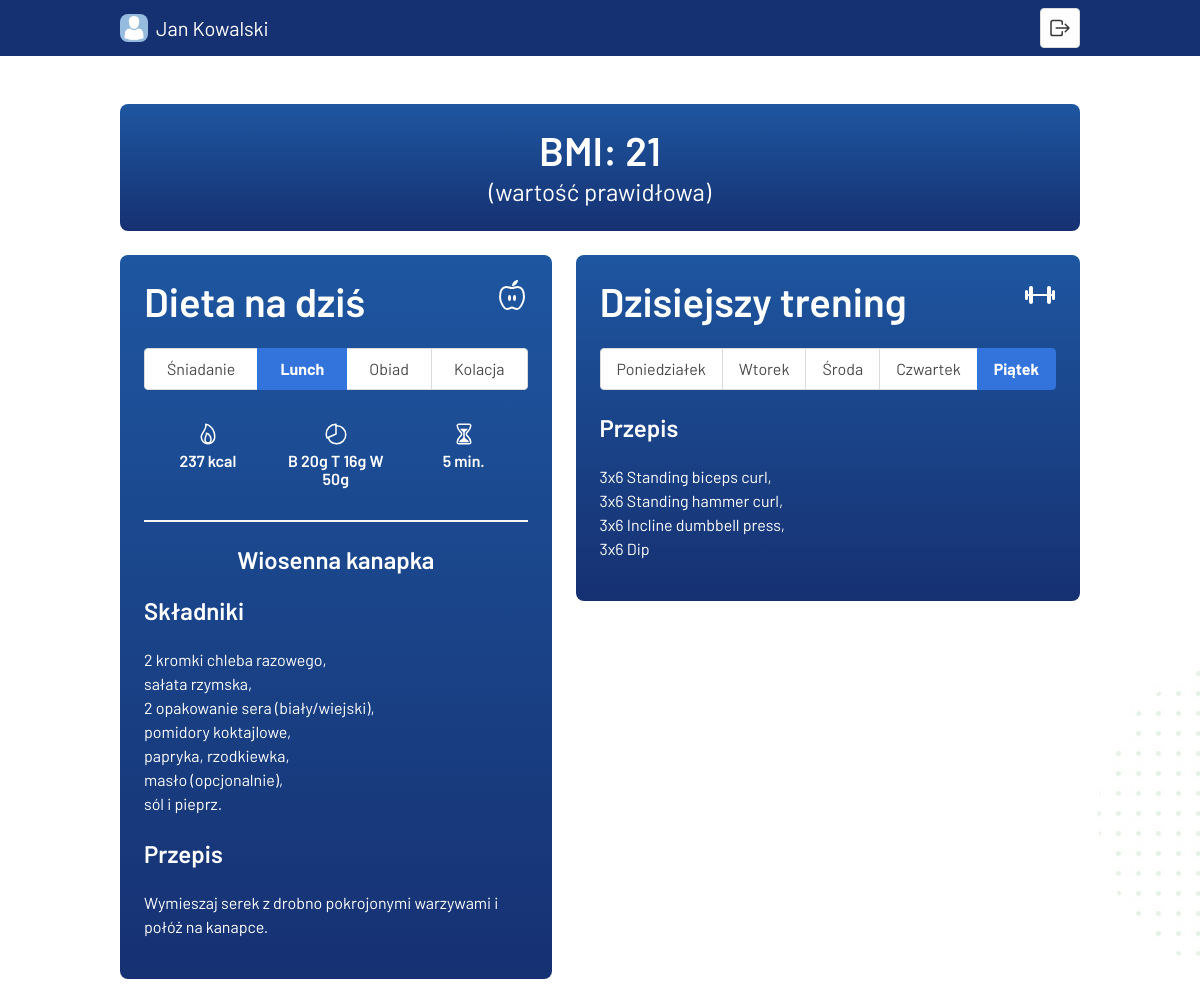
The app's page /public/userpage/index (signed in) with its own data.
### tables this page shows
CREATE TABLE `Uzytkownik` (
  `idUzytkownik` int(11) NOT NULL,
  `imieNazwisko` varchar(128) NOT NULL,
  `email` varchar(32) NOT NULL,
  `haslo` varchar(256) NOT NULL,
  `waga` int(11) NOT NULL,
  `wzrost` int(11) NOT NULL,
  `bmi` int(11) NOT NULL,
  `dieta` int(3) NOT NULL COMMENT '1/2/3',
  `trening` int(11) NOT NULL COMMENT '1: +, 0: -'
);

CREATE TABLE `Posilek` (
  `idPosilek` int(11) NOT NULL,
  `nazwa` varchar(64) NOT NULL,
  `poraDnia` varchar(32) NOT NULL,
  `produkty` varchar(512) NOT NULL,
  `kalorie` int(11) NOT NULL,
  `bialko` int(11) NOT NULL,
  `tluszcze` int(11) NOT NULL,
  `weglowodany` int(11) NOT NULL,
  `przepis` varchar(1512) NOT NULL,
  `czas` int(11) NOT NULL
);

CREATE TABLE `Trening` (
  `idTrening` int(11) NOT NULL,
  `cel` tinyint(1) NOT NULL COMMENT '1: +, 0: -',
  `poniedzialek` varchar(512) NOT NULL,
  `wtorek` varchar(512) NOT NULL,
  `sroda` varchar(512) NOT NULL,
  `czwartek` varchar(512) NOT NULL,
  `piatek` varchar(512) NOT NULL,
  `sobota` varchar(512) NOT NULL
);

### app/core/controller.php (called while the page is built, shortened)
<?php
class Controller
{
    protected function loadModel($model)
    {
        return new $model();
    }
    protected function loadView($view)
    {
        require_once '../app/views/' . $view . '.php';
    }
}

### app/controllers/userpage.php (called while the page is built, shortened)
<?php
require_once '../app/core/database.php';
class UserPage extends Controller
{
    private $model;
    function __construct()
    {
        $this->model = $this->loadModel("user");
    }
    public function index()
    {
        $this->loadView('userpage/index');
    }
    public function getBmiStatus()
    {
        return $this->model->checkBmiStatus();
    }
    public function getUserInfo($info)
    {
        return $this->model->getUserInfo($info);
    }
    public function getMealInfo($meal, $info)
    {
        return $this->model->getMealInfo($meal, $info);
    }
    public function getWorkoutInfo($day)
    {
        return $this->model->getWorkoutInfo($day);
    }
    public function isLoggedIn()
    {
        return $this->model->isLoggedIn();
    }
}

### app/core/app.php (called while the page is built, shortened)
<?php
class App
{
    private $method = 'index';
    public function __construct()
    {
        $CONTROLLER_PATH = '../app/controllers/';
        $url = $this->parseUrl();
        if (isset($url[0])) {
            if (file_exists($CONTROLLER_PATH . $url[0] . '.php')) {
                unset($url[0]);
            }
        }
        $this->controller = new $this->controller;
        if (isset($url[1])) {
            if (method_exists($this->controller, $url[1])) {
                $this->method = $url[1];
                unset($url[1]);
            }
        }
        $this->params = $url ? array_values($url) : [];
        call_user_func_array([$this->controller, $this->method], $this->params);
    }
    private function parseUrl()
    {
        if (isset($_GET['url'])) {
            $url = rtrim($_GET['url'], '/');
            $url = filter_var($url, FILTER_SANITIZE_URL);
            $url = explode('/', $url);
            return $url;
        }
    }
}

### public/index.php (called while the page is built, shortened)
<?php
$app = new App;

### app/models/user.php (called while the page is built, shortened)
<?php
class User
{
    private $db;
    public function __construct()
    {
        $dbhost = 'localhost';
        $dbuser = 'root';
        $dbpass = '';
        $dbname = 'bfbh';
        $this->db = new Database($dbhost, $dbuser, $dbpass, $dbname);
    }
    public function getDatabase()
    {
        return $this->db;
    }
    public function checkBmiStatus()
    {
        $query = "SELECT bmi FROM Uzytkownik WHERE email=\"" . $this->getUserEmail() . "\"";
        $bmi = $this->getDatabase()->runQuery($query);
        if ($bmi < 16) $status = '(wygłodzenie)';
        else if ($bmi < 17) $status = '(wychudzenie)';
        else if ($bmi < 19) $status = '(niedowaga)';
        else if ($bmi < 25) $status = '(wartość prawidłowa)';
        else if ($bmi < 29) $status = '(nadwaga';
        else if ($bmi < 34) $status = '(I stopień otyłości)';
        else if ($bmi < 40) $status = '(II stopień otyłości)';
        else $status = '(III stopień otyłości)';
        return $status;
    }
    public function getUserInfo($info)
    {
        $query = "SELECT " . $info . " FROM Uzytkownik WHERE email = \"" . $this->getUserEmail() . "\"";
        return $this->getDatabase()->runQuery($query);
    }
    public function getMealInfo($meal, $info)
    {
        $query = "SELECT Posilek." . $info . "
        FROM Posilek
        INNER JOIN DietaDzien
        ON Posilek.idPosilek = DietaDzien." . $meal . "
        INNER JOIN Dieta
        ON DietaDzien.idDzien = Dieta." . $this->getCurrentDay() . "
        INNER JOIN Uzytkownik
        ON Dieta.idDieta = Uzytkownik.dieta AND Uzytkownik.email = \"" . $this->getUserEmail() . "\";";
        return $this->getDatabase()->runQuery($query);
    }
    public function getWorkoutInfo($day)
    {
        $query = "SELECT Trening." . $day . "
        FROM Trening
        INNER JOIN Uzytkownik
        ON Trening.idTrening = Uzytkownik.trening AND Uzytkownik.email = \"" . $this->getUserEmail() . "\";";
        return $this->getDatabase()->runQuery($query);
    }
    public function isLoggedIn()
    {
        return isset($_SESSION['email']);
    }
    private function getCurrentDay()
    {
        $day = date("l");
        if ($day == "Monday") $day = 'poniedzialek';
        else if ($day == "Tuesday") $day = 'wtorek';
        else if ($day == "Wednesday") $day = 'sroda';
        else if ($day == "Thursday") $day = 'czwartek';
        else if ($day == "Friday") $day = 'piatek';
        else if ($day == "Saturday") $day = 'sobota';
        else if ($day == "Sunday") $day = 'niedziela';
        return $day;
    }
    private function getUserEmail()
    {
        return $_SESSION['email'];
    }
}

### app/core/database.php (called while the page is built, shortened)
<?php
class Database
{
    protected $connection;
    public function __construct($dbhost = 'localhost', $dbuser = 'root', $dbpass = '', $dbname = 'bfbh', $charset = 'utf8')
    {
        $this->connection = new mysqli($dbhost, $dbuser, $dbpass, $dbname);
        $this->connection->set_charset($charset);
    }
    public function runQuery($query)
    {
        return $this->connection->query($query)->fetch_array()[0] ?? '';
    }
}

### app/views/userpage/index.php (the view, shortened to what this page needs)
<!DOCTYPE html>
<html lang="pl-PL">
<head>
    <link rel="stylesheet" href="<?= CSS_PATH ?>normalize.css">
    <link rel="stylesheet" href="<?= CSS_PATH ?>main.css">
    <link rel="stylesheet" href="<?= CSS_PATH ?>bulma.css">
    <link rel="stylesheet" href="<?= CSS_PATH ?>user_page.css">
</head>
<?php if ($this->isLoggedIn()) : ?>
    <body>
        <nav class="navbar mb-6 pr-2 pl-2" role="navigation" id="top-section">
            <div class="container">
                <div class="navbar-brand">
                    <a class="navbar-item" href="#">
                        <img src="<?= IMG_PATH ?>avatar.png" alt="Logo" class="avatar" />
                        <h5 class="subtitle is-5 ml-2 white-text">
                            <?php echo $this->getUserInfo('imieNazwisko'); ?>
                        </h5>
                    </a>
                </div>
                <div class="navbar-menu">
                    <div class="navbar-end">
                        <div class="navbar-item">
                            <div class="buttons">
                                <a href="<?= ROOT_PATH ?>userpage/logout" class="button">
                                    <ion-icon name="log-out-outline" class="icon"></ion-icon>
                                </a>
                            </div>
                        </div>
                    </div>
                </div>
            </div>
        </nav>
        <div class="container">
            <main>
                <div class="columns">
                    <div class="column is-fullwidth">
                        <div class="text-section white-text p-5 center-text">
                            <h2 class="title is-2 white-text">BMI:
                                <?php echo $this->getUserInfo('bmi'); ?>
                            </h2>
                            <h4 class="subtitle is-4 white-text">
                                <?php echo $this->getBmiStatus(); ?>
                            </h4>
                        </div>
                    </div>
                </div>
                <div class="columns">
                    <div class="column">
                        <div class="text-section white-text p-5">
                            <h2 class="title is-2 white-text">Dieta na dziś
                                <ion-icon name="nutrition-outline" class="icon is-medium" style="float: right;"></ion-icon>
                            </h2>
                            <div class="tabs is-toggle is-fullwidth">
                                <ul>
                                    <li class="diet-tab-button" onclick="openDiet(event, 'Sniadanie')" id="diet-1-open">
                                        <a><span>Śniadanie</span></a>
                                    </li>
                                    <li class="diet-tab-button" onclick="openDiet(event, 'Lunch')" id="diet-2-open">
                                        <a><span>Lunch</span></a>
                                    </li>
                                    <li class="diet-tab-button" onclick="openDiet(event, 'Obiad')" id="diet-3-open">
                                        <a><span>Obiad</span></a>
                                    </li>
                                    <li class="diet-tab-button" onclick="openDiet(event, 'Kolacja')" id="diet-4-open">
                                        <a><span>Kolacja</span></a>
                                    </li>
                                </ul>
                            </div>
                            <div class="diet-tab-content mb-4" id="Lunch">
                                <table class="table is-fullwidth rounded center-text fixed-table">
                                    <tr>
                                        <th>
                                            <ion-icon name="flame-outline" class="icon"></ion-icon>
                                            <h6 class="title is-6"><?php echo $this->getMealInfo("lunch", "kalorie"); ?> kcal</h6>
                                        </th>
                                        <th>
                                            <ion-icon name="pie-chart-outline" class="icon"></ion-icon>
                                            <h6 class="title is-6">
                                                B <?php echo $this->getMealInfo("lunch", "bialko"); ?>g
                                                T <?php echo $this->getMealInfo("lunch", "tluszcze"); ?>g
                                                W <?php echo $this->getMealInfo("lunch", "weglowodany"); ?>g
                                            </h6>
                                        </th>
                                        <th>
                                            <ion-icon name="hourglass-outline" class="icon"></ion-icon>
                                            <h6 class="title is-6">
                                                <?php echo $this->getMealInfo("lunch", "czas"); ?> min.
                                            </h6>
                                        </th>
                                    </tr>
                                </table>
                                <hr>
                                <h4 class="title is-4 white-text center-text">
                                    <?php echo $this->getMealInfo("lunch", "nazwa"); ?>
                                </h4>
                                <h4 class="title is-4 white-text">Składniki</h4>
                                <p>
                                    <?php echo $this->getMealInfo("lunch", "produkty"); ?>
                                </p>
                                <br />
                                <h4 class="title is-4 white-text">Przepis</h4>
                                <p>
                                    <?php echo $this->getMealInfo("lunch", "przepis"); ?>
                                </p>
                            </div>
                        </div>
                    </div>
                    <div class="column">
                        <div class="text-section white-text p-5">
                            <h2 class="title is-2 white-text">Dzisiejszy trening
                                <ion-icon name="barbell-outline" class="icon is-medium" style="float: right;"></ion-icon>
                            </h2>
                            <div class="tabs is-toggle is-fullwidth">
                                <ul>
                                    <li class="day-tab-button" onclick="openDay(event, 'Poniedziałek')" id="day-1-open">
                                        <a><span>Poniedziałek</span></a>
                                    </li>
                                    <li class="day-tab-button" onclick="openDay(event, 'Wtorek')" id="day-2-open">
                                        <a><span>Wtorek</span></a>
                                    </li>
                                    <li class="day-tab-button" onclick="openDay(event, 'Środa')" id="day-3-open">
                                        <a><span>Środa</span></a>
                                    </li>
                                    <li class="day-tab-button" onclick="openDay(event, 'Czwartek')" id="day-4-open">
                                        <a><span>Czwartek</span></a>
                                    </li>
                                    <li class="day-tab-button" onclick="openDay(event, 'Piątek')" id="day-5-open">
                                        <a><span>Piątek</span></a>
                                    </li>
                                </ul>
                            </div>
                            <div class="day-tab-content mb-4" id="Piątek">
                                <h4 class="title is-4 white-text">Przepis</h4>
                                <p>
                                    <?php echo $this->getWorkoutInfo("piatek"); ?>
                                </p>
                            </div>
                        </div>
                    </div>
                </div>
            </main>
        </div>
    </body>
<?php endif ?>
</html>

### public/css/main.css (style rules this page uses)
html { color: #222; font-size: 1em; line-height: 1.4; }
hr { display: block; height: 1px; border: 0; border-top: 1px solid #ccc; margin: 1em 0; padding: 0; }
audio, canvas, iframe, img, svg, video { vertical-align: middle; }

### public/css/user_page.css (style rules this page uses)
:root { --main_color: #163172; --main_color_hover: #1e56a0; --back_color: #ffffff; --back_gradient: linear-gradient(to top, var(--main_color), var(--main_color_hover)); --over_gradient: linear-gradient(to top, var(--main_color), transparent); --box-shadow: 0 0.15em 0.25em 0.15em rgba(0, 0, 0, 0.2); --box-corner-radius: 0.5em; --animation-time: 0.4s; --dim_background: rgba(0, 0, 0, 0.3); }
html { user-select: none; scroll-behavior: smooth; }
* { font-family: 'Barlow', sans-serif; }
body { background: url("../img/bg_main.png") center bottom no-repeat fixed #fff; }
.fixed-table { table-layout: fixed; background-color: transparent; }
.fixed-table * { color: white; }
.diet-tab-content, .day-tab-content { display: none; }
.is-active { font-weight: bold; }
li > a { background-color: white; }
.rounded { border-radius: var(--box-corner-radius); }
.white-text { color: #FFF; }
.center-text { text-align: center; }
.navbar { position: sticky; z-index: 1; top: 0; transition: top var(--animation-time); }
.text-section { background: var(--back_gradient); border-radius: var(--box-corner-radius); }
#top-section { background-color: var(--main_color); }
.avatar { border-radius: var(--box-corner-radius); }

### records on screen
uzytkownik: imieNazwisko "Jan Kowalski", bmi "21", bmi "(wartość prawidłowa)"
posilek: kalorie "237", czas "5", nazwa "Wiosenna kanapka", produkty "2 kromki chleba razowego, sałata rzymska, 2 opakowanie sera (biały/wiejski), pomidory koktajlowe, papryka, rzodkiewka, masło (opcjonalnie), sól i pieprz.", przepis "Wymieszaj serek z drobno pokrojonymi warzywami i połóż na kanapce."
trening: piatek "3x6 Standing biceps curl, 3x6 Standing hammer curl, 3x6 Incline dumbbell press, 3x6 Dip"

### other values on screen
$this->getMealInfo("lunch", "bialko") "20"
$this->getMealInfo("lunch", "tluszcze") "16"
$this->getMealInfo("lunch", "weglowodany") "50"
